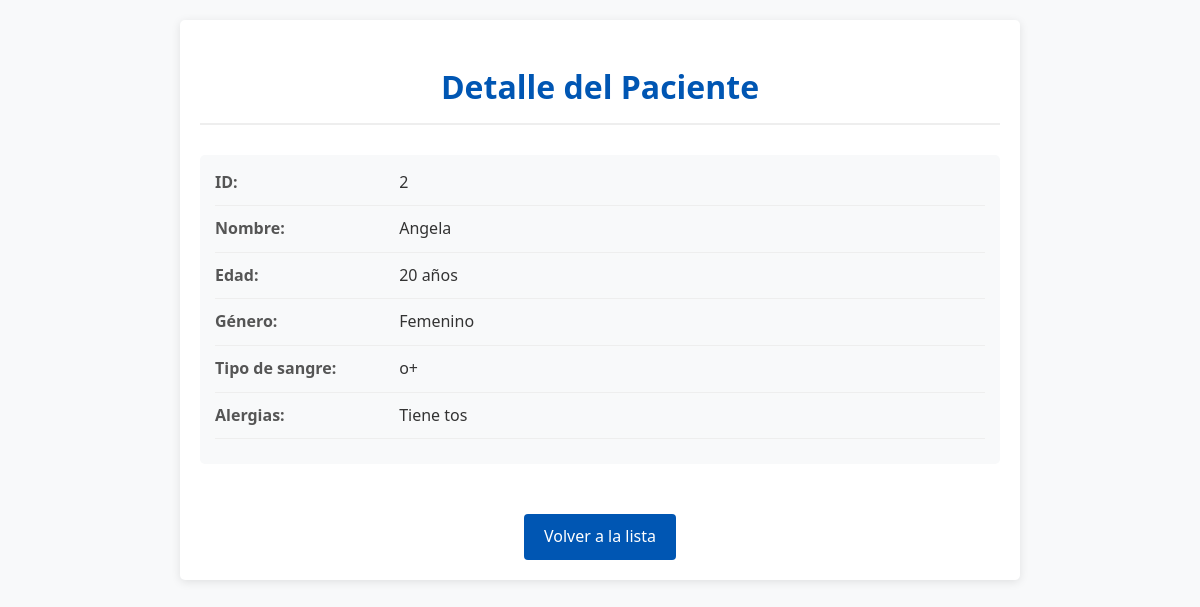
Screenshot of /pacientes/2/ with the database file from the repository.
### manejadorPacientes/models.py (models this page shows, shortened)
class Paciente(models.Model):
    id = models.AutoField(primary_key=True)
    nombre = models.CharField(max_length=255)
    edad = models.IntegerField()
    genero = models.CharField(max_length=50)
    tipo_sangre = models.CharField(max_length=5)
    alergias = models.TextField(blank=True, null=True)
    condiciones_medicas = models.TextField(blank=True, null=True)

### manejadorPacientes/views.py (the view)
# urls.py: path('pacientes/<int:pk>/', paciente_view, name='get_paciente'),
@csrf_exempt
def paciente_view(request, pk):
    if request.method == 'GET':
        paciente = get_paciente(pk)
        if request.headers.get('Accept') == 'application/json':
            paciente_dto = serializers.serialize('json', [paciente])
            return JsonResponse(paciente_dto, safe=False)
        return render(request, 'detalle_paciente.html', {'paciente': paciente})
    if request.method == 'PUT':
        paciente_dto = actualizar_paciente(pk, json.loads(request.body))
        paciente = serializers.serialize('json', [paciente_dto])
        return HttpResponse(paciente, content_type='application/json')

### manejadorPacientes/logic/logic_pacientes.py (called while the page is built)
def get_paciente(paciente_id):
    return Paciente.objects.get(pk=paciente_id)

### manejadorPacientes/templates/detalle_paciente.html (shortened to what this page needs)
<!DOCTYPE html>
<html lang="es">
<head>
</head>
<body>
    <div class="container">
        <h1>Detalle del Paciente</h1>
        <div class="info-group">
            <div class="info-item">
                <span class="info-label">ID:</span>
                <span>{{ paciente.id }}</span>
            </div>
            <div class="info-item">
                <span class="info-label">Nombre:</span>
                <span>{{ paciente.nombre }}</span>
            </div>
            <div class="info-item">
                <span class="info-label">Edad:</span>
                <span>{{ paciente.edad }} años</span>
            </div>
            <div class="info-item">
                <span class="info-label">Género:</span>
                <span>{{ paciente.genero }}</span>
            </div>
            <div class="info-item">
                <span class="info-label">Tipo de sangre:</span>
                <span>{{ paciente.tipo_sangre }}</span>
            </div>
            {% if paciente.alergias %}
            <div class="info-item">
                <span class="info-label">Alergias:</span>
                <span>{{ paciente.alergias }}</span>
            </div>
            {% endif %}
        </div>
        <div class="actions">
            <a href="{% url 'lista_pacientes' %}" class="btn">Volver a la lista</a>
        </div>
    </div>
</body>
</html>

### manejadorPacientes/templates/detalle_paciente.html (style rules this page uses)
body { font-family: 'Segoe UI', Arial, sans-serif; line-height: 1.6; margin: 0; padding: 0; background-color: #f8f9fa; color: #333; }
.container { width: 90%; max-width: 800px; margin: 20px auto; padding: 20px; background-color: #fff; box-shadow: 0 2px 10px rgba(0,0,0,0.1); border-radius: 5px; }
h1 { color: #0056b3; text-align: center; margin-bottom: 30px; border-bottom: 2px solid #eee; padding-bottom: 10px; }
.info-group { margin-bottom: 20px; padding: 15px; background-color: #f8f9fa; border-radius: 5px; }
.info-item { margin-bottom: 10px; padding-bottom: 10px; border-bottom: 1px solid #eee; }
.info-label { font-weight: bold; color: #555; width: 180px; display: inline-block; }
.btn { display: inline-block; padding: 10px 20px; background-color: #0056b3; color: white; text-decoration: none; border-radius: 4px; transition: background-color 0.3s; margin-top: 20px; }
.actions { text-align: center; margin-top: 30px; }

### rows the page displays
Paciente: id "2", nombre "Angela", edad "20", genero "Femenino", tipo_sangre "o+", alergias "Tiene tos"
